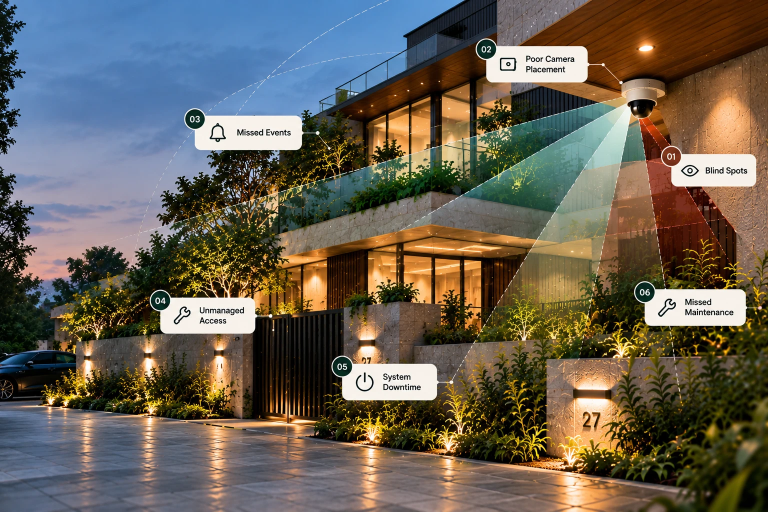
#> input picture brand-source/gaps-property-reference.webp, 1536 x 1024 px, found by its file name (shown at 1/2 size)
$ python clean-gaps-labels.py brand-source/gaps-property-reference.webp out.png
#> lines starting #> are read from the running program, lines starting #| are printed output that depends on the picture; after the words box and inside, x2 and y2 are one past the last pixel; in counts of white or black regions, pixels touching at a corner belong together
"""
Removes the six callout boxes baked into the supplied Section 02 diagnostic
image (brand-source/gaps-property-reference.webp) so the callouts can be real
HTML text. The thin connector lines and coverage overlays are kept.
Requires: pip install opencv-python-headless numpy

  python scripts/clean-gaps-labels.py brand-source/gaps-property-reference.webp out.png

Then resize `out.png` to public/images/gaps-property-{768,1200,1536}.webp.
Box coordinates are in source pixels (1536x1024) and mirror the callout
positions in src/content/site.ts (problems.gaps[].at).
"""
import sys
import cv2
import numpy as np

BOXES = [  # x1, y1, x2, y2 — number badge + label box
    (1320, 290, 1517, 377),  # 01 Blind Spots
    (947, 76, 1176, 169),    # 02 Poor Camera Placement
    (364, 215, 608, 304),    # 03 Missed Events
    (298, 582, 514, 668),    # 04 Unmanaged Access
    (664, 712, 879, 798),    # 05 System Downtime
    (1270, 561, 1498, 648),  # 06 Missed Maintenance
]

src, out = sys.argv[1], sys.argv[2]
img = cv2.imread(src)
#> img is the input picture: shape (1024, 1536, 3); mean B, G, R 85.4, 97.4, 104.4
mask = np.zeros(img.shape[:2], np.uint8)
for x1, y1, x2, y2 in BOXES:
    # pad for the boxes' soft shadow, which falls mostly below them
    cv2.rectangle(mask, (x1 - 8, y1 - 8), (x2 + 8, y2 + 18), 255, -1)
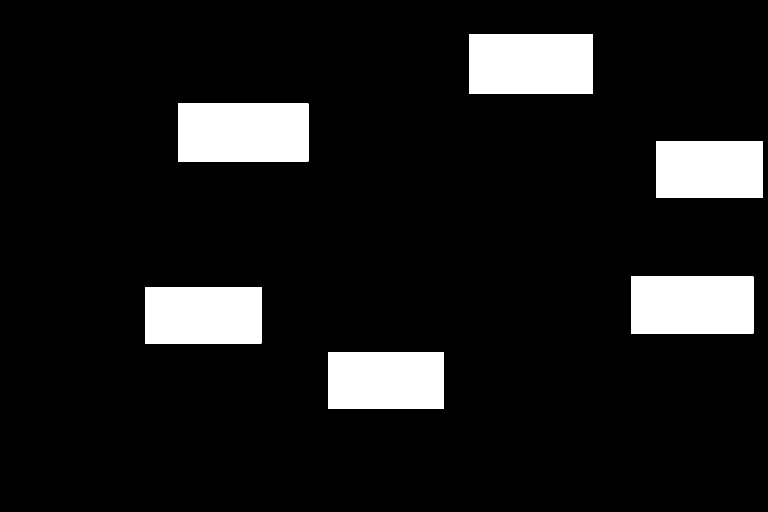
#> mask: shape (1024, 1536) (shown at 1/2 size); 10.5% white; 6 white regions, box (x1, y1, x2, y2) and area: (356, 207, 617, 323) 30276, (939, 68, 1185, 188) 29520, (1262, 553, 1507, 667) 27930, (290, 574, 523, 687) 26329, (656, 704, 888, 817) 26216, (1312, 282, 1526, 396) 24396
res = cv2.inpaint(img, mask, 13, cv2.INPAINT_TELEA)
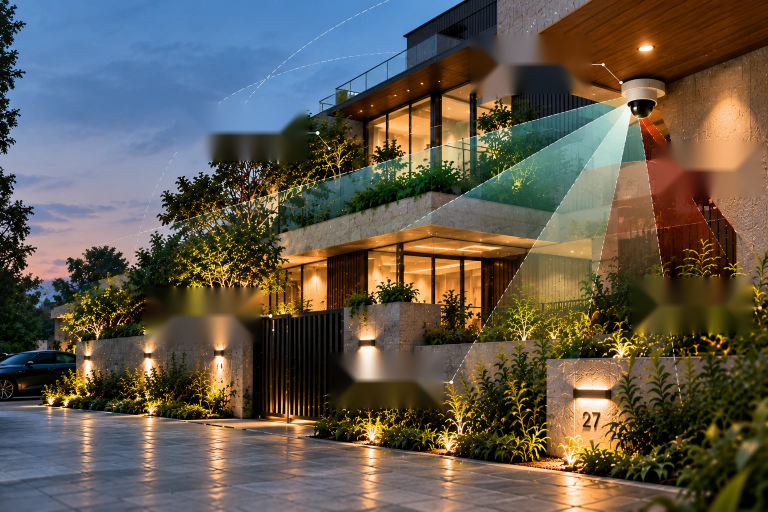
#> res: shape (1024, 1536, 3) (shown at 1/2 size); mean B, G, R 77.2, 89.7, 97.4
cv2.imwrite(out, res, [cv2.IMWRITE_PNG_COMPRESSION, 3])

$ run again, with brand-source/ind-bg.webp copied over brand-source/gaps-property-reference.webp
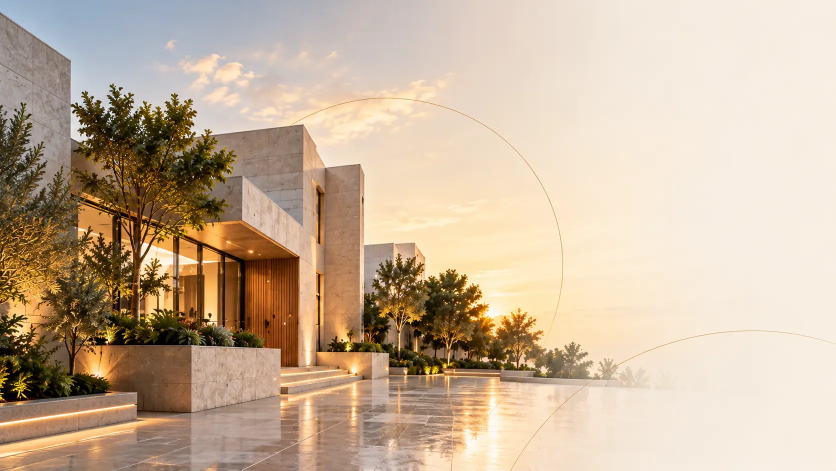
#> input picture brand-source/ind-bg.webp, 1672 x 941 px, found by its file name (shown at 1/2 size)
#> img is the input picture: shape (941, 1672, 3); mean B, G, R 155.1, 178.4, 199.6
#> after the loop `for x1, y1, x2, y2 in BOXES:`:
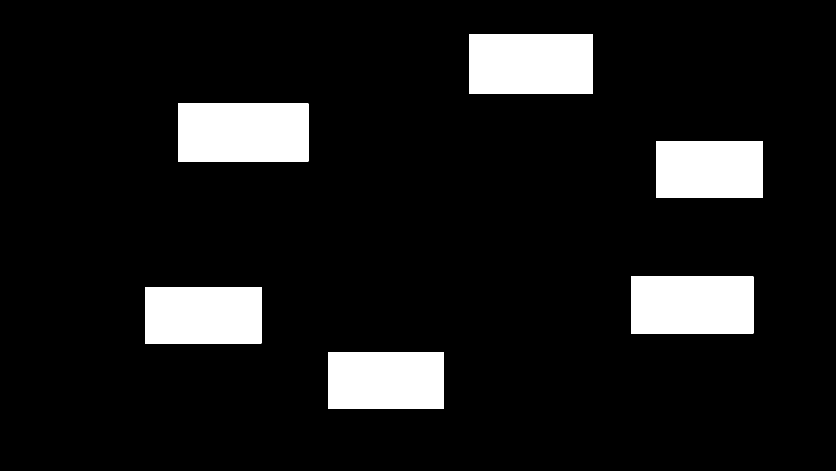
#> mask: shape (941, 1672) (shown at 1/2 size); 10.5% white; 6 white regions, box (x1, y1, x2, y2) and area: (356, 207, 617, 323) 30276, (939, 68, 1185, 188) 29520, (1262, 553, 1507, 667) 27930, (290, 574, 523, 687) 26329, (656, 704, 888, 817) 26216, (1312, 282, 1526, 396) 24396
#> `res = cv2.inpaint(img, mask, 13, cv2.INPAINT_TELEA)`:
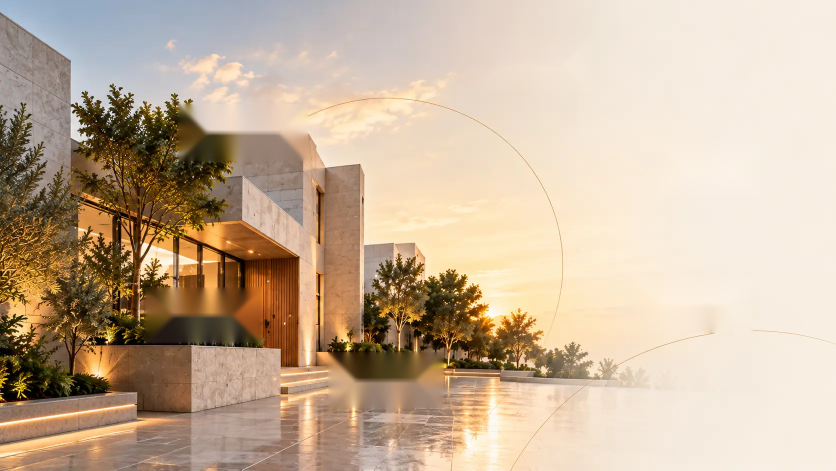
#> res: shape (941, 1672, 3) (shown at 1/2 size); mean B, G, R 154.6, 177.9, 199
